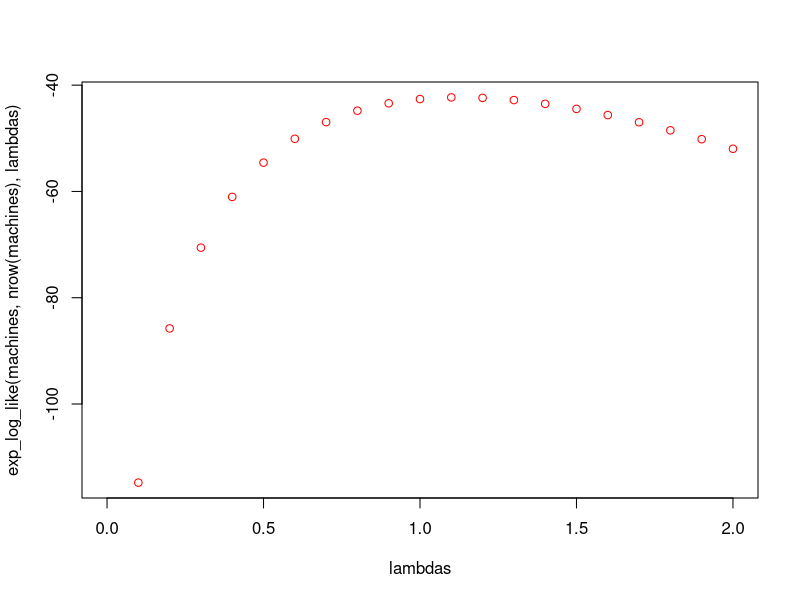

R code for this plot:
setwd("C:/Users/rasmu/Documents/Code/tdde01/tdde01/Rasmus/Assignment1/")

machines <- read.csv("machines.csv")

lambdas = seq(0,2,0.1)

exp_log_like = function(data, data_length, lambdas) {
  n = data_length
  answers = c()
  xj_sum = sum(data)
  index = 1
  for(lambda in lambdas) {
    answers[index] = n * log(lambda) - lambda * xj_sum 
    index = index + 1
  }
  return(answers)
}

#exp_log = exp_log_like(machines,lambdas)
#plot(lambdas, exp_log_like(machines,lambdas))

# Seen from the plot
best_result = 1.1

plot(lambdas, exp_log_like(machines, nrow(machines), lambdas), col = "red")
points(lambdas, exp_log_like(machines[,1][1:6], 6, lambdas), col="blue")

#plot(y,r, col = 'blue', ylim = range(c(r,r2)))
#points(y,r2, col = 'red')